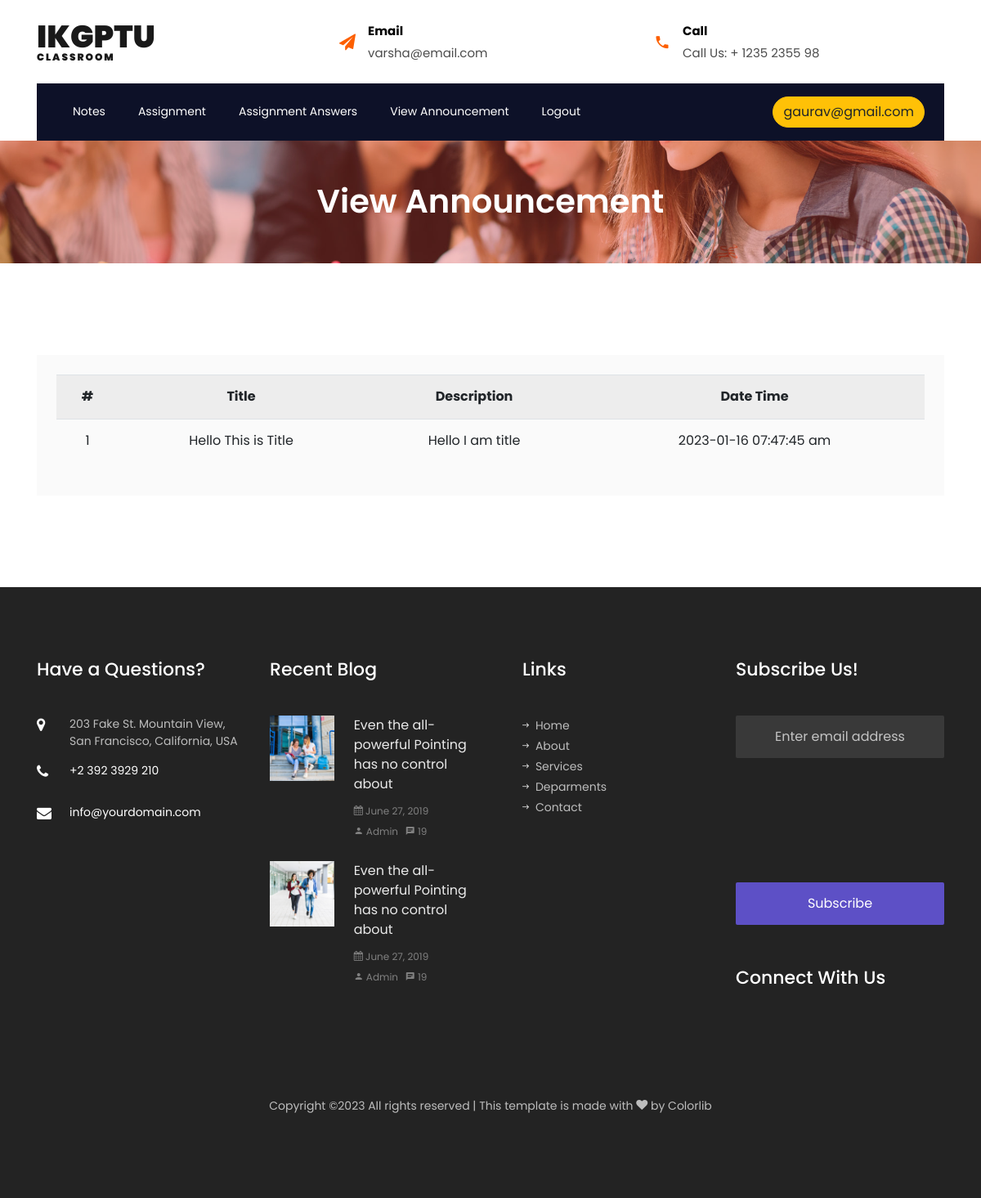
/view_teacher_announcement.php (signed in), run on the app's committed database.
### tables this page shows
CREATE TABLE `announcement` (
  `id` int(11) NOT NULL,
  `title` varchar(250) NOT NULL,
  `description` longtext NOT NULL,
  `status` varchar(30) NOT NULL,
  `created_at` timestamp(6) NOT NULL DEFAULT current_timestamp(6) ON UPDATE current_timestamp(6)
);

### view_teacher_announcement.php (the view, shortened to what this page needs)
<?php
include("header2.php");
?>
  <section class="hero-wrap hero-wrap-2" style="background-image: url('images/bg_1.jpg');">
      <div class="overlay"></div>
      <div class="container">
        <div class="row no-gutters slider-text align-items-center justify-content-center">
          <div class="col-md-9 ftco-animate text-center">
            <h1 class="mb-2 bread">View Announcement</h1>
          </div>
        </div>
      </div>
    </section>
    <section class="ftco-section contact-section">
      <div class="container">
        <div class="row d-flex contact-info">
          <div class="col-md-12 d-flex">
          	<div class="bg-light align-self-stretch box p-4 text-center">
                <table class="table table-striped">
                    <tr>
                        <th>#</th>
                        <th>Title</th>
                        <th>Description</th>
                        <th>Date Time</th>
                    </tr>
                    <?php
                        $sno=1;
                        include("config.php");
                        $query = "SELECT * FROM `announcement`";
                        $result = mysqli_query($conn,$query);
                        while($data = mysqli_fetch_array($result))
                        {
                    ?>
                        <tr>
                            <td><?php echo $sno; ?></td>
                            <td><?php echo $data['title']; ?></td>
                            <td><?php echo $data['description']; ?></td>
                            <td>
                              <?php
                                $d = (explode(" ",$data['created_at']));
                                echo $d[0]."&nbsp;";
                                $d1 = explode(".",$d[1]);
                                echo ($d1[0]) ."&nbsp";
                                $time = (explode(":",$d1[0]));
                                if($time[0]>12){
                                  echo "pm";
                                }
                                else{
                                  echo "am";
                                }
                              ?>
                            </td>
                        </tr>
                    <?php
                    $sno++;
                        }
                    ?>
                </table>
	          </div>
          </div>
        </div>
      </div>
    </section>
<?php
include("footer.php");
?>

### data on the page
announcement: title "Hello This is Title", description "Hello I am title", created_at "2023-01-16", created_at "07:47:45"

### other printed values
$_SESSION["teacher_email"] "gaurav@gmail.com"
